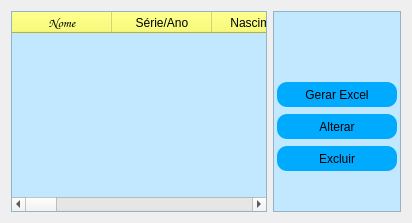
                <widget class="QWidget" name="tab">
                 <attribute name="title">
                  <string>Docentes</string>
                 </attribute>
                 <layout class="QHBoxLayout" name="horizontalLayout_8">
                  <item>
                   <widget class="QTableWidget" name="tableWidget_2">
                    <property name="styleSheet">
                     <string notr="true">QHeaderView::section {
	background-color: rgb(249, 252, 86);
	color: rgb(0,0,0);
	
	font: 700 italic 11pt &quot;Comic Sans MS&quot;;
}

QTableWidget{
background-color: rgb(194, 232, 255);

}</string>
                    </property>
                    <column>
                     <property name="text">
                      <string>Nome</string>
                     </property>
                     <property name="font">
                      <font>
                       <family>Comic Sans MS</family>
                       <pointsize>10</pointsize>
                       <italic>true</italic>
                       <bold>true</bold>
                      </font>
                     </property>
                    </column>
                    <column>
                     <property name="text">
                      <string>Série/Ano</string>
                     </property>
                    </column>
                    <column>
                     <property name="text">
                      <string>Nascimento</string>
                     </property>
                    </column>
                    <column>
                     <property name="text">
                      <string>Pai</string>
                     </property>
                    </column>
                    <column>
                     <property name="text">
                      <string>Mãe</string>
                     </property>
                    </column>
                    <column>
                     <property name="text">
                      <string>CPF</string>
                     </property>
                    </column>
                    <column>
                     <property name="text">
                      <string>RG</string>
                     </property>
                    </column>
                    <column>
                     <property name="text">
                      <string>Naturalidade</string>
                     </property>
                    </column>
                    <column>
                     <property name="text">
                      <string>Nacionalidade</string>
                     </property>
                    </column>
                    <column>
                     <property name="text">
                      <string>CEP</string>
                     </property>
                    </column>
                    <column>
                     <property name="text">
                      <string>Cidade</string>
                     </property>
                    </column>
                    <column>
                     <property name="text">
                      <string>Bairro</string>
                     </property>
                    </column>
                    <column>
                     <property name="text">
                      <string>Endereço</string>
                     </property>
                    </column>
                    <column>
                     <property name="text">
                      <string>Turma</string>
                     </property>
                    </column>
                    <column>
                     <property name="text">
                      <string>Alergia</string>
                     </property>
                    </column>
                   </widget>
                  </item>
                  <item>
                   <widget class="QFrame" name="frame_11">
                    <property name="minimumSize">
                     <size>
                      <width>0</width>
                      <height>0</height>
                     </size>
                    </property>
                    <property name="styleSheet">
                     <string notr="true">background-color: rgb(194, 232, 255);</string>
                    </property>
                    <property name="frameShape">
                     <enum>QFrame::StyledPanel</enum>
                    </property>
                    <property name="frameShadow">
                     <enum>QFrame::Raised</enum>
                    </property>
                    <layout class="QVBoxLayout" name="verticalLayout_9">
                     <property name="spacing">
                      <number>7</number>
                     </property>
                     <property name="leftMargin">
                      <number>3</number>
                     </property>
                     <property name="topMargin">
                      <number>70</number>
                     </property>
                     <property name="rightMargin">
                      <number>3</number>
                     </property>
                     <property name="bottomMargin">
                      <number>0</number>
                     </property>
                     <item>
                      <widget class="QPushButton" name="btn_excel_2">
                       <property name="sizePolicy">
                        <sizepolicy hsizetype="Preferred" vsizetype="Fixed">
                         <horstretch>0</horstretch>
                         <verstretch>0</verstretch>
                        </sizepolicy>
                       </property>
                       <property name="minimumSize">
                        <size>
                         <width>120</width>
                         <height>25</height>
                        </size>
                       </property>
                       <property name="cursor">
                        <cursorShape>PointingHandCursor</cursorShape>
                       </property>
                       <property name="styleSheet">
                        <string notr="true">QPushButton {
   	color: rgb(0, 0, 0);
	background-color: rgb(0, 170, 255);
    border-radius:10px
}

QPushButton:hover{
    color: rgb(0,0,0);
	background-color: rgb(38, 255, 0);
    border-radius:10px
}</string>
                       </property>
                       <property name="text">
                        <string>Gerar Excel</string>
                       </property>
                      </widget>
                     </item>
                     <item>
                      <widget class="QPushButton" name="btn_alterar_2">
                       <property name="minimumSize">
                        <size>
                         <width>120</width>
                         <height>25</height>
                        </size>
                       </property>
                       <property name="cursor">
                        <cursorShape>PointingHandCursor</cursorShape>
                       </property>
                       <property name="styleSheet">
                        <string notr="true">QPushButton {
	color: rgb(0, 0, 0);
		background-color: rgb(0, 170, 255);
    border-radius:10px
}

QPushButton:hover{
    color: rgb(0,0,0);
	background-color: rgb(252, 252, 0);
    border-radius:10px
}</string>
                       </property>
                       <property name="text">
                        <string>Alterar</string>
                       </property>
                      </widget>
                     </item>
                     <item>
                      <widget class="QPushButton" name="btn_excluir_2">
                       <property name="minimumSize">
                        <size>
                         <width>120</width>
                         <height>25</height>
                        </size>
                       </property>
                       <property name="cursor">
                        <cursorShape>PointingHandCursor</cursorShape>
                       </property>
                       <property name="styleSheet">
                        <string notr="true">QPushButton {
    color: rgb(255, 255, 255);
	color: rgb(0, 0, 0);
	
	background-color: rgb(0, 170, 255);
    border-radius:10px
}

QPushButton:hover{
    color: rgb(0, 0, 0);
	background-color: rgb(255, 0, 0);
    border-radius:10px
}</string>
                       </property>
                       <property name="text">
                        <string>Excluir</string>
                       </property>
                      </widget>
                     </item>
                     <item>
                      <spacer name="verticalSpacer_3">
                       <property name="orientation">
                        <enum>Qt::Vertical</enum>
                       </property>
                       <property name="sizeHint" stdset="0">
                        <size>
                         <width>20</width>
                         <height>40</height>
                        </size>
                       </property>
                      </spacer>
                     </item>
                    </layout>
                   </widget>
                  </item>
                 </layout>
                </widget>
